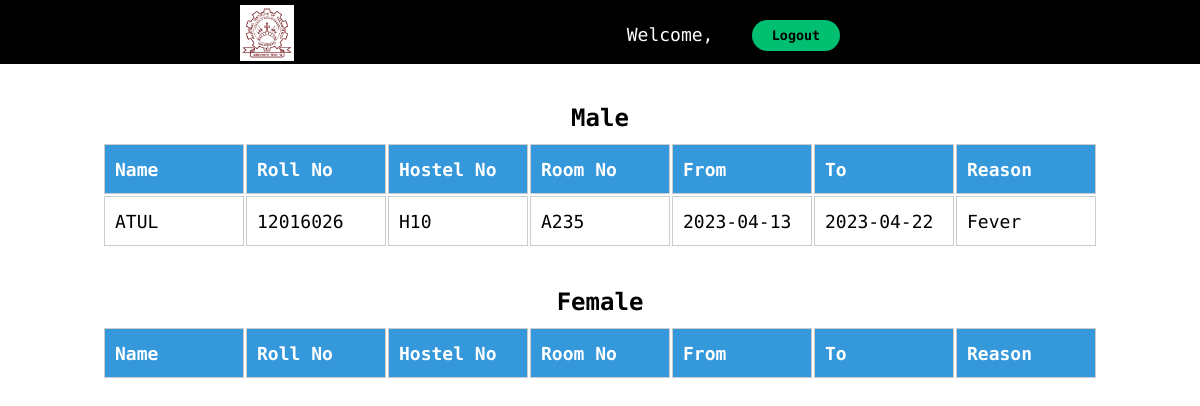
/admin/leaverequest.php, run on the app's committed database.
### tables this page shows
CREATE TABLE `leaverequest` (
  `student_id` int(11) NOT NULL,
  `student_name` varchar(255) NOT NULL,
  `student_roll` int(11) NOT NULL,
  `hostel_no` varchar(255) NOT NULL,
  `room_no` varchar(255) NOT NULL,
  `from_date` date NOT NULL,
  `to_date` date NOT NULL,
  `reason` text NOT NULL,
  `student_gender` varchar(255) NOT NULL
);

### admin/leaverequest.php (the view, shortened to what this page needs)
<?php
include '../partials/db_connect.php';
?>
<!DOCTYPE html>
<html lang="en">
<head>
    <link rel="stylesheet" href="../css/student.css">
    <link rel="stylesheet" href="../css/leaverequest.css">
</head>
<body>
    <div class="nav-content">
        <div class="wrapper">
            <div class="nav-align">
                <div class="nav-logo">
                    <a href=""><img src="../image/logo.png" alt="NIT kkr Logo" style="background-color:white;"></a>
                </div>
                <div class="nav-links">
                    <ul class="text-center">
                        <li style="color:white;">Welcome,</li>
                        <button class="btn-primary res-btn" style="margin-left:2vw; margin-top:2.5vh;"
                            onclick="change2()">Logout</button>
                    </ul>
                </div>
            </div>
        </div>
    </div>
    <h2 class="text-center">Male</h2>
    <table>
        <tr style="background-color:#3498db;">
            <th>Name</th>
            <th>Roll No</th>
            <th>Hostel No</th>
            <th>Room No</th>
            <th>From</th>
            <th>To</th>
            <th>Reason</th>
        </tr>
        <?php
        $sql = "SELECT * FROM leaverequest";
        $res = mysqli_query($conn, $sql);
        $count = mysqli_num_rows($res);
        if ($count > 0) {
            while ($rows = mysqli_fetch_assoc($res)) {
                $name = $rows['student_name'];
                $roll_no = $rows['student_roll'];
                $hostel_no = $rows['hostel_no'];
                $from = $rows['from_date'];
                $to = $rows['to_date'];
                $reason = $rows['reason'];
                $room_no = $rows['room_no'];
                $gender = $rows['student_gender'];
                if ($gender == "Male") {
                    $fromparts = explode('-', $from);
                    $toparts = explode('-', $to);
                    if (date('Y') >= $fromparts[0] && date('Y') <= $toparts[0] && date('m') >= $fromparts[1] && date('m') <= $toparts[1] && date('d') >= $fromparts[2] && date('d') <= $toparts[2]) {
                        ?>
                        <tr>
                            <td>
                                <?php echo $name ?>
                            </td>
                            <td>
                                <?php echo $roll_no ?>
                            </td>
                            <td>
                                <?php echo $hostel_no ?>
                            </td>
                            <td>
                                <?php echo $room_no ?>
                            </td>
                            <td>
                                <?php echo $from ?>
                            </td>
                            <td>
                                <?php echo $to ?>
                            </td>
                            <td>
                                <?php echo $reason ?>
                            </td>
                        </tr>
                        <?php
                    }
                }
            }
        }
        ?>
    </table>
    <h2 class="text-center">Female</h2>
    <table>
        <tr style="background-color:#3498db;">
            <th>Name</th>
            <th>Roll No</th>
            <th>Hostel No</th>
            <th>Room No</th>
            <th>From</th>
            <th>To</th>
            <th>Reason</th>
        </tr>
    </table>
</body>

### css/student.css (style rules this page uses)
* { padding: 0; margin: 0; box-sizing: border-box; font-family: "Encode Sans Expanded", sans-serif; }
body { height: 100vh; width: 100vw; overflow-x: hidden !important; }
.wrapper { width: 80%; margin: 0 auto; }
.text-center { text-align: center; }
.btn-primary { padding: 8px 20px; border-radius: 25px; background-color: #01bf71; border: none; font-weight: bold; }
.nav-content { min-height: 8vh; background-color: black; }
.nav-align { background-color: black; max-height: 8vh; display: flex; justify-content: space-between; gap: 20px; margin-left: 10vw; margin-right: 20vw; }
.nav-logo a img { height: 7vh; padding: 2px; margin-top: 0.6vh; }
.nav-links ul { display: flex; gap: 0.6vw; font-size: large; text-decoration: none; }
.nav-links ul li { margin-top: 3vh; }
.nav-links ul li { list-style-type: none; }

### css/leaverequest.css (style rules this page uses)
* { padding: 0; margin: 0; box-sizing: border-box; font-family: "Encode Sans Expanded", sans-serif; }
body { height: 100vh; width: 100vw; }
h2 { padding-top: 40px; }
table { display: flex; justify-content: center; padding-top: 10px; }
th { width: 140px; height: 50px; background: #3498db; color: white; font-weight: bold; }
td, th { width: 140px; height: 50px; padding: 10px; border: 1px solid #ccc; text-align: left; font-size: 18px; }
::placeholder { color: #fff; }
a { text-decoration: none; }

### data on the page
leaverequest: student_name "ATUL", student_roll "12016026", hostel_no "H10", room_no "A235", from_date "2023-04-13", to_date "2023-04-22", reason "Fever"
